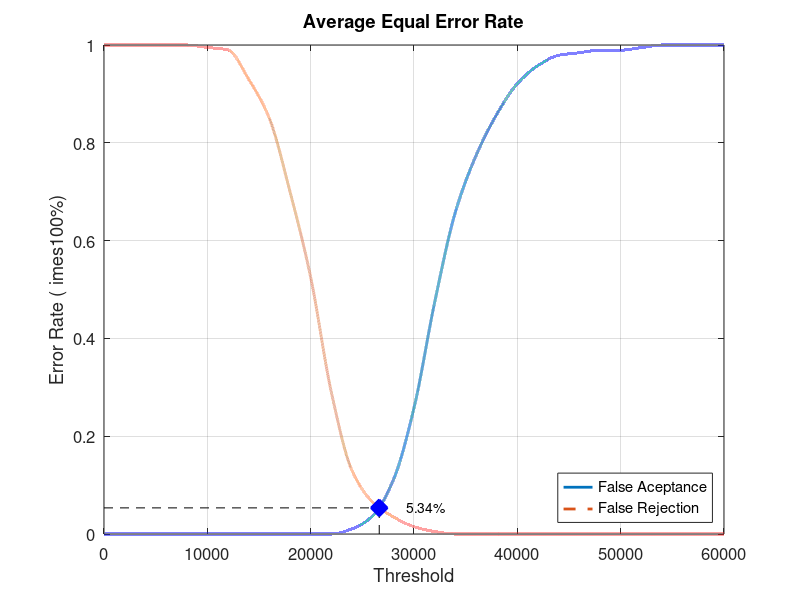
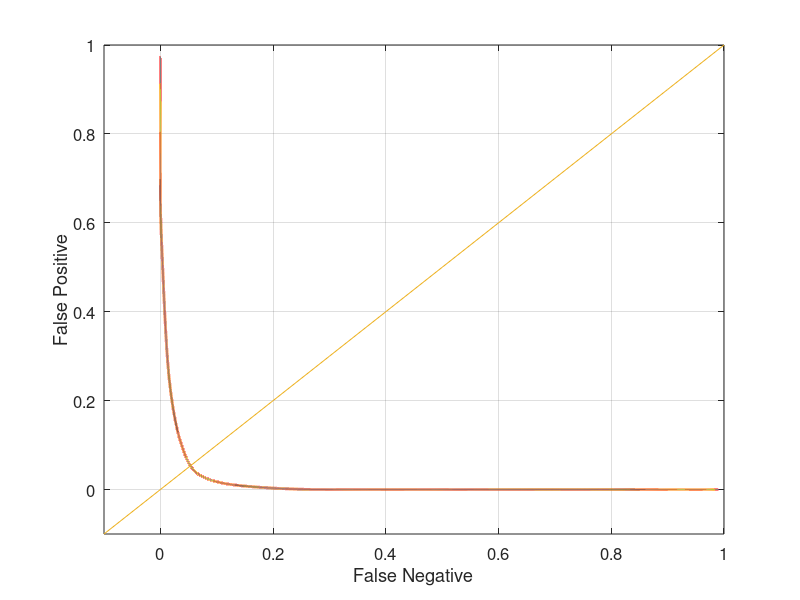

MATLAB code for these plots, in order:
close all;
clear;
clc;
x = 0:2000:60000;
xq = 0:0.5:60000;

y0 = [0 0 0 0 0 0 0 0 0 0 0 0 0.0105263 0.0368421 0.110526 0.257895 0.473684 0.657895 0.773684 0.857895 0.921053 0.957895 0.978947 0.984211 0.989474 0.989474 0.994737 1 1 1 1]
yy0 = interp1(x, y0, xq, 'pchip');
y1 = [1 1 1 1 1 0.995 0.99 0.93 0.85 0.7 0.525 0.29 0.13 0.065 0.035 0.015 0.005 0 0 0 0 0 0 0 0 0 0 0 0 0 0]
yy1 = interp1(x, y1, xq, 'pchip');

% Calculating EER: 
y2 = abs(y0 - y1);
find(y2 == min(y2))
yy2 = abs(yy0 - yy1);
xEER = find(yy2 == min(yy2));
xEERIndex = xq(xEER) % X-axis EER
yEER = yy0(xEER) % Y-axis EER

main = figure
plot(xq, yy0,'-','LineWidth', 2);	hold on
plot(xq, yy1,'--','LineWidth', 2);	hold on
plot([xEERIndex xEERIndex], [0 yEER], 'k--');	hold on
plot([0 xEERIndex], [yEER yEER], 'k--');	hold on
plot(xEERIndex, yEER, 'bx', 'LineWidth', 10);	hold on
text(xEERIndex + 10 * xEERIndex / 100, yEER, [num2str(round((10000 * yEER)) / 100) '%'])
legend('False Aceptance', 'False Rejection', 'Location', 'SouthEast')
xlabel('Threshold')
ylabel('Error Rate (	imes100%)')
title('Average Equal Error Rate')
set(gca, 'FontSize', 12)
axis([0 60000 0 1])
grid on

print(main, 'Database3_1Main', '-dpng');
FNRxFPR = figure('Color', [1 1 1]);
plot(yy1, yy0, '-', yy1, yy0, 'LineWidth', 2);
hold on
y = -0.1:0.1:1
plot(y, y); 
set(gca, 'FontSize', 12)
xlabel('False Negative')
ylabel('False Positive')
axis([-0.1 1 -0.1 1])
set(gca, 'FontSize', 12)
grid on

print(FNRxFPR, 'Database3_1FNRxFPR','-dpng');
